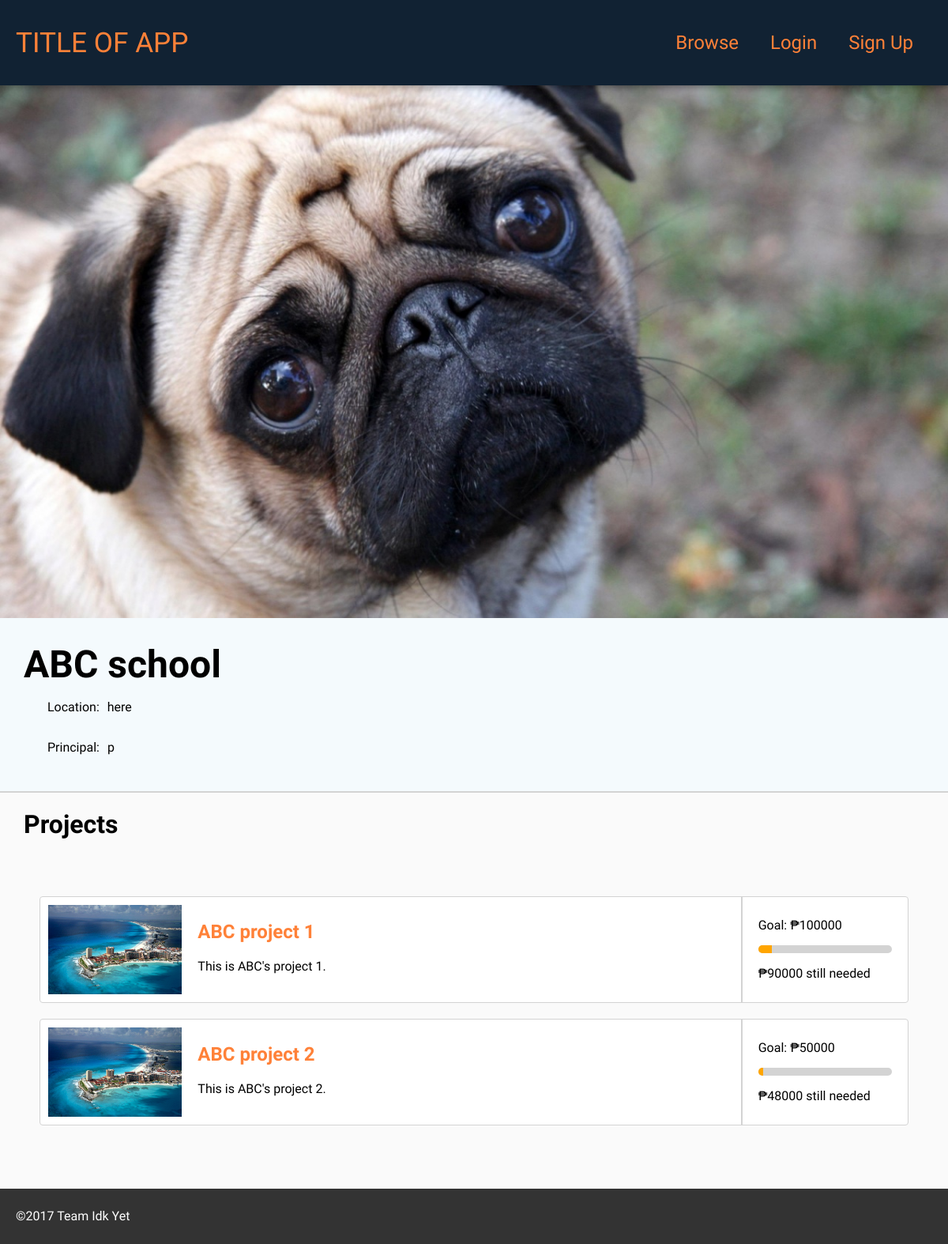
Screenshot of /schoolview.php?id=1 with the database file from the repository.
### tables this page shows
create table schools (
    id int not null primary key auto_increment,
    name varchar(255),
    location varchar(255),
    principal_id int
);

create table principals (
    id int not nulL primary key auto_increment,
    name varchar(255),
    email varchar(255),
    password varchar(255),
    school_id int
);

create table projects (
    id int not null primary key auto_increment,
    name varchar(255),
    school_id int,
    description varchar(255),
    collectedAmount decimal default 0,
    goalAmount decimal,
    foreign key (school_id) references schools(id)
);

### schoolview.php (the view)
<?php require('header.php');
if (isset($_GET['id'])) {
    $query = "select * from schools where id='" . $_GET['id'] . "'";
    $school = mysqli_fetch_assoc(mysqli_query($conn, $query));
    $query = "select * from principals where id='" . $school['principal_id'] . "'";
    $principal = mysqli_fetch_assoc(mysqli_query($conn, $query));
    $query = "select * from projects where school_id='" . $school['id'] . "'";
    $get_projects = mysqli_query($conn, $query);
} else {
    header("Location: index.php");
    exit();
}
?>
<div class="schoolcontainer">
    <div id="schoolheader">
        <img src="b0ss.png" />
    </div>
    <div class="school-info">
        <div>
            <h1 id="school_name"><?php echo $school['name'] ?></h1>
        </div>
        <div class="principal_row">
            <p>Location:</p>
            <p id="location_name" style="padding-left:10px"><?php echo $school['location'] ?></p>
        </div>
        <div class="principal_row">
            <p class="principal_name">Principal:</p>
            <p id="principal_name" style="padding-left:10px"><?php echo $principal['name'] ?></p>
        </div>
    </div>
    <?php if ($get_projects) { ?>
    <div>
        <h1>Projects</h1>
        <div class="results">
        <?php while($project = mysqli_fetch_array($get_projects)) {?>
            <div class="result">
                <div class="result-img">
                    <img src="pic.jpg"/>
                </div>
                <div class="result-text">
                    <div class="title">
                        <h2><a href="./projectview.php?id=<?php echo $project['id'] ?>"><?php echo $project["name"] ?></a></h2>
                    </div>
                    <div class="description">
                        <p><?php echo $project["description"] ?></p>
                    </div>
                </div>
                <div class="donation-stats">
                    <p>Goal: <?php echo "₱" . $project['goalAmount'] ?></p>
                    <?php if($project['collectedAmount'] == $project['goalAmount']) { ?>
                            <p>Accomplished</p>
                    <?php } else { ?>
                        <?php $percentage = (($project['collectedAmount'] * 1.0) / $project['goalAmount']) * 100;
                        $percentage = round($percentage, 2)?>
                        <div class="progress-bar"><div class="progress-bar-fill" style="width:<?php echo $percentage . '%';?>"></div></div>
                        <p><?php echo "₱" . ($project['goalAmount'] - $project['collectedAmount']) ?> still needed</p>
                    <?php } ?>
                </div>
            </div>
        <?php } ?>
        </div>
    <?php } ?>
</div>
</div>
<?php require('footer.php'); ?>

### style.css (style rules this page uses)
html { font-family: 'Oswald', sans-serif; }
body { background-color: #fafafa; margin: 0px; display: flex; flex-direction: column; min-height: 100vh; }
a { text-decoration: none; color: #ff8138; -webkit-transition: color 500ms ease-out 0s; -moz-transition: color 500ms ease-out 0s; -o-trasition: color 500ms ease-out 0s; transition: color 500ms ease-out 0s; }
.results { padding: 30px 0px; margin: 0px 20px; }
.result { display: flex; background-color: #FFFFFF; border: 1px solid lightgray; border-radius: 4px; margin: 20px 0px; }
.result-img { flex: 1; margin: 10px; overflow: hidden; display: flex; flex-direction: column; justify-content: center; }
.result-img img { width: 100%; height: auto; }
.result-text { flex: 4; padding: 10px; }
.donation-stats { flex: 1; padding: 10px 20px; border-left: 2px solid lightgray; }
.progress-bar { background-color: lightgray; border-radius: 10px; height: 10px; width: 100%; margin: 10px 0; overflow: hidden; }
.progress-bar-fill { background-color: orange; height: 10px; }
.schoolcontainer { display: flex; flex-direction: column; }
#school_name { margin: 0px; font-size: 300%; padding-bottom: 0px; }
.principal_row { display: flex; flex-direction: row; margin-top: 0px; padding-top: 0px; padding-left: 30px; }
#schoolheader { margin: -30px -30px -5px -30px; }
#schoolheader img { width: 100%; }
.school-info { margin: 0px -30px; padding: 30px; background-color: #f4fafd; border-bottom: 2px solid lightgray; }

### rows the page displays
schools: name "ABC school", location "here"
principals: name "p"
projects: name "ABC project 1", description "This is ABC's project 1.", goalAmount "100000", $project['goalAmount'] - $project['collectedAmount'] "90000"
projects: name "ABC project 2", description "This is ABC's project 2.", goalAmount "50000", $project['goalAmount'] - $project['collectedAmount'] "48000"
